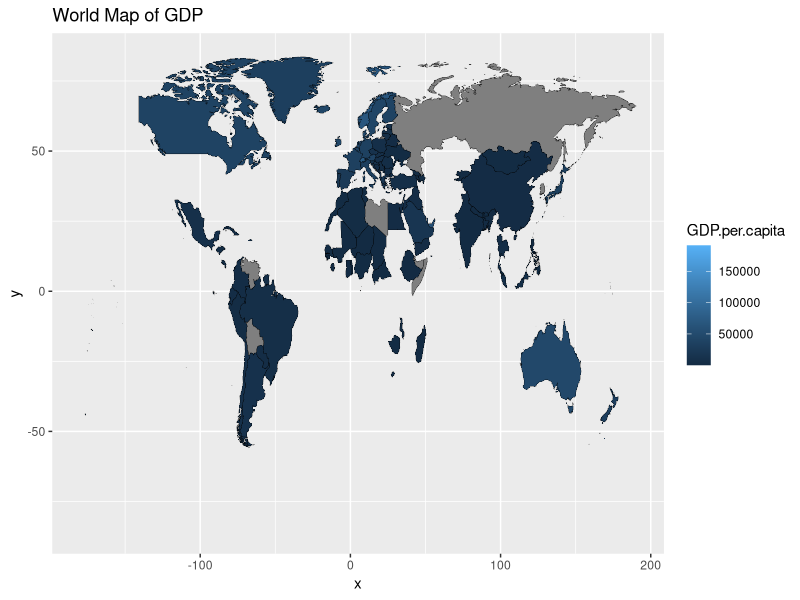
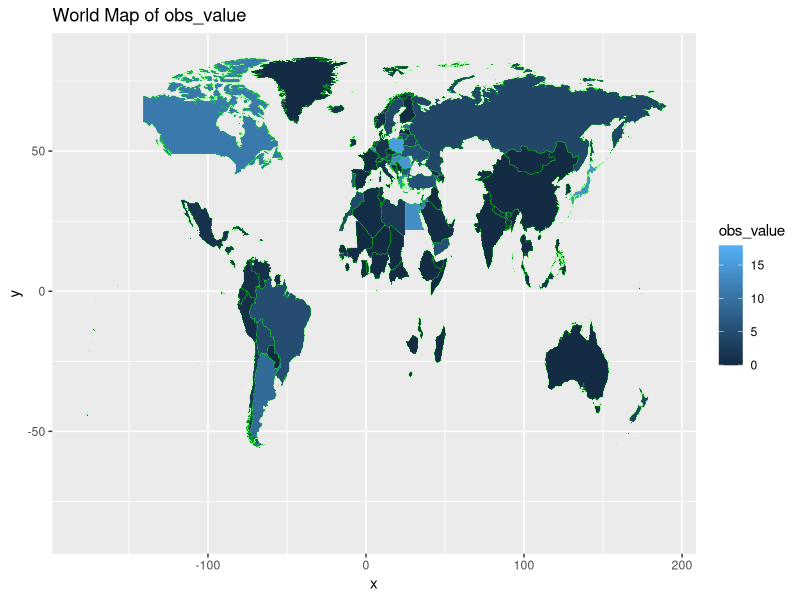
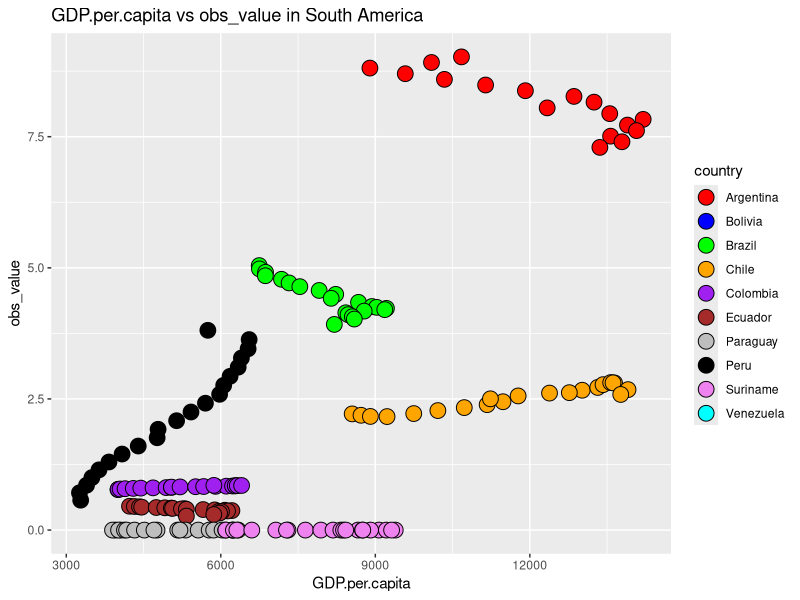
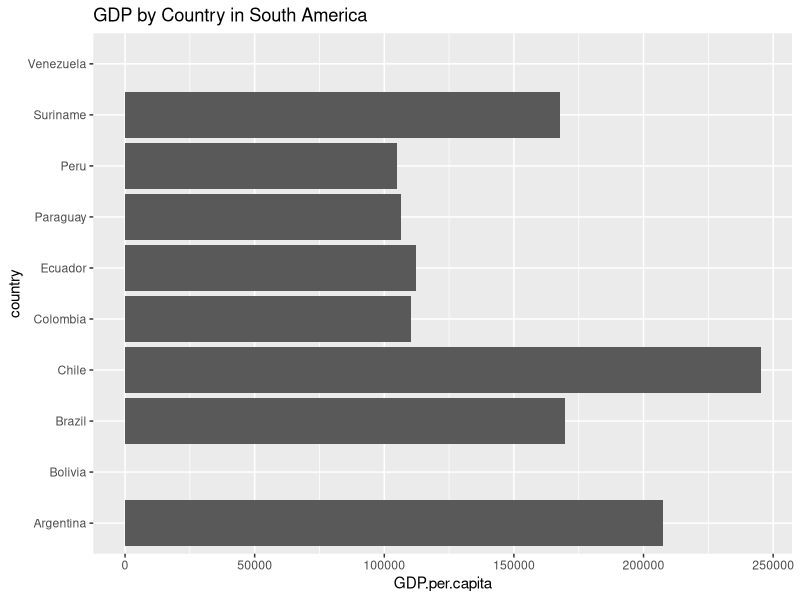
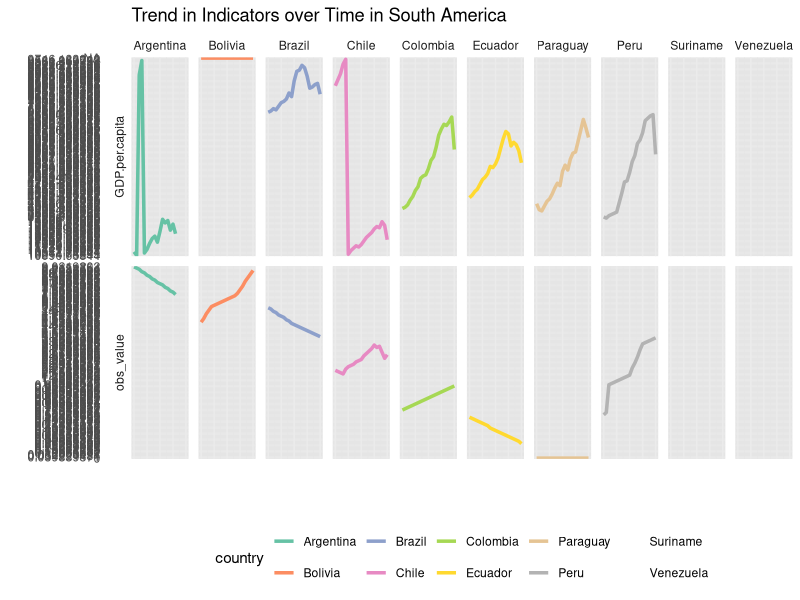

Write the R code that produced these figures, in order.
# Load required packages
library(ggplot2)
library(dplyr)
library(tidyr)
library(readr)
library(maps)
library(dplyr)


# Read in data files
data2 <- read.csv("data2.csv")
data3 <- read.csv("data3.csv")

# Combine data
combined_data <- left_join(data2, data3, by = c("country", "year"))
print(combined_data)
print(combined_data$GDP.per.capita)


# Create world map chart
world <- map_data("world")
ggplot() +
  geom_map(data = combined_data, map = world, aes(fill = GDP.per.capita, map_id = country), color = "black", size = 0.1) +
  expand_limits(x = world$long, y = world$lat) +
  labs(title = "World Map of GDP", fill = "GDP.per.capita")

world <- map_data("world")
ggplot() +
  geom_map(data = combined_data, map = world, aes(fill = obs_value, map_id = country), color = "green", size = 0.1) +
  expand_limits(x = world$long, y = world$lat) +
  labs(title = "World Map of obs_value", fill = "obs_value")

# Define South American countries
south_america <- c("Argentina", "Bolivia", "Brazil", "Chile", "Colombia", "Ecuador", "Guyana", "Paraguay", "Peru", "Suriname", "Venezuela")

# Filter data for South American countries
sa_data <- combined_data %>% filter(country %in% south_america)

# Create scatterplot with country colors
ggplot(sa_data, aes(x = GDP.per.capita, y = obs_value, fill = country)) +
  geom_point(shape = 21, size = 5) +
  scale_fill_manual(values = c(
    "Argentina" = "red",
    "Bolivia" = "blue",
    "Brazil" = "green",
    "Chile" = "orange",
    "Colombia" = "purple",
    "Ecuador" = "brown",
    "Guyana" = "pink",
    "Paraguay" = "gray",
    "Peru" = "black",
    "Suriname" = "violet",
    "Venezuela" = "cyan"
  )) +
  labs(title = "GDP.per.capita vs obs_value in South America", x = "GDP.per.capita", y = "obs_value")

# Create bar chart for South American countries
ggplot(sa_data, aes(x = country, y = GDP.per.capita)) +
  geom_bar(stat = "identity") +
  coord_flip() +
  labs(title = "GDP by Country in South America", x = "country", y = "GDP.per.capita")

# Create cleaned data for South American countries
sa_data_clean <- sa_data %>%
  gather(key = "indicator", value = "obs_value", -country, -year)

# Filter the data for GDP.per.capita and obs_value indicators
sa_data_filtered <- sa_data_clean %>%
  filter(indicator %in% c("GDP.per.capita", "obs_value"))

# Create time-series chart for South American countries
ggplot(sa_data_filtered, aes(x = year, y = obs_value, group = country, color = country)) +
  geom_line(size = 1.2) + # Increase line thickness for better visibility
  scale_color_brewer(type = "qual", palette = "Set2") + # Use a color palette with higher contrast
  facet_grid(rows = vars(indicator), cols = vars(country), scales = "free_y",
             switch = "y", space = "free") + # Add facets for each indicator and country
  labs(title = "Trend in Indicators over Time in South America", x = "", y = "") +
  theme_minimal() + # Use a minimal theme
  theme(legend.position = "bottom", legend.direction = "horizontal",
        strip.background = element_blank(), # Remove background color from facet labels
        panel.grid.major.y = element_line(color = "gray90"), # Add horizontal grid lines
        panel.spacing = unit(0.5, "lines"),
        axis.text.x = element_blank(), # Remove x-axis tick labels
        axis.ticks.x = element_blank(), # Remove x-axis tick marks
        axis.title.x = element_text(margin = margin(t = 20))) # Add x-axis title with margin

